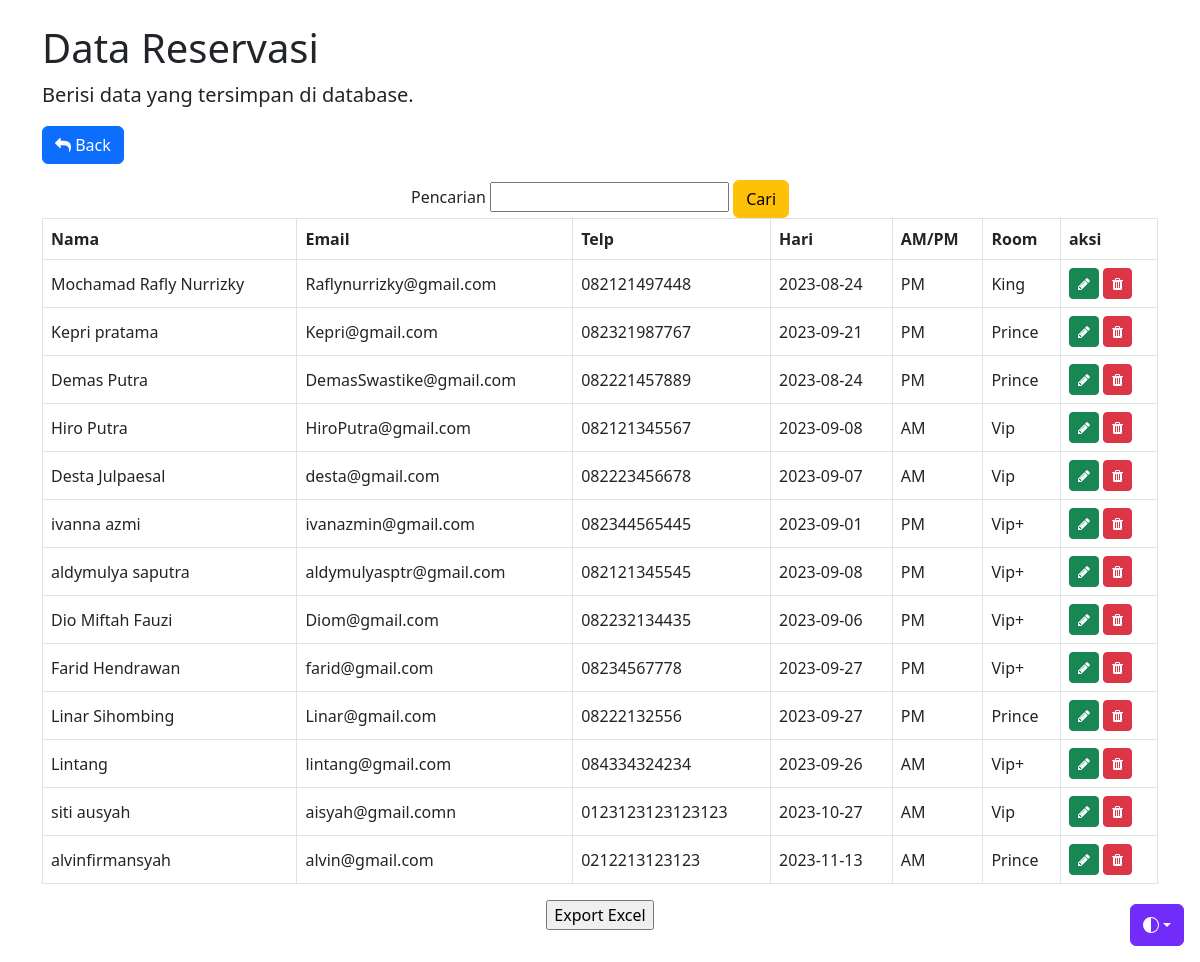
Page /datacafe.php on the committed database.
### tables this page shows
CREATE TABLE `reservasi` (
  `id_user` int(11) NOT NULL,
  `Nama` varchar(50) NOT NULL,
  `Email` text NOT NULL,
  `Telp` varchar(20) NOT NULL,
  `Hari` date NOT NULL,
  `AMPM` enum('AM','PM','','') NOT NULL,
  `Ruangan` enum('Vip','Vip+','Prince','King') NOT NULL
);

### datacafe.php (the view, shortened to what this page needs)
<!DOCTYPE html>
<html lang="en">
<head>
    <link href="css/bootstrap.min.css" rel="stylesheet">
    <link rel="stylesheet" href="fontawesome/css/font-awesome.min.css">
    <link rel ="stylesheet" href="admin/admin.css">
</head>
<body>
<link href="css/sidebars.css"stylesheet">
          <div class="dropdown position-fixed bottom-0 end-0 mb-3 me-3 bd-mode-toggle">
          <button class="btn btn-bd-primary py-2 dropdown-toggle d-flex align-items-center"
                  id="bd-theme"
                  type="button"
                  aria-expanded="false"
                  data-bs-toggle="dropdown"
                  aria-label="Toggle theme (auto)">
            <svg class="bi my-1 theme-icon-active" width="1em" height="1em"><use href="#circle-half"></use></svg>
          </button>
        </div>
 <div class="container">
    <h1 class="mt-4">Data Reservasi</h1>
    <figure>
      <blockquote class="blockquote">
        <p>Berisi data yang tersimpan di database.</p>
      </blockquote>
    <a href="admin.php" type="button" class="btn btn-primary mb-3">
        <i class="fa fa-reply"></i>
        Back</a>
    <div class="table-responsive">
      <form method="GET" action="datacafe.php" style="text-align: center;">
      <label>Pencarian</label>
        <input class="from-control" type="text" name="cari" value="<?php if(isset($_GET['cari'])){ echo $_GET['cari']; } ?>">
        <button class="btn btn-warning" type="submit">Cari</button>
      </form>
   <table class="table align-middle table-bordered table-hover">
          <thead>
            <tr>
              <th>Nama</th>
              <th>Email</th>
              <th>Telp</th>
              <th>Hari</th>
              <th>AM/PM</th>
              <th>Room</th>
              <th>aksi</th>
            </tr>
          </thead>
          <tbody>
          <?php
          include 'config.php';
          if(isset($_GET['cari'])){
            $pencarian = $_GET['cari'];
            $query = "SELECT * FROM reservasi WHERE Nama LIKE '%".$pencarian."%'";
          } else {
            $query = "SELECT * FROM reservasi";
          }
          $tampil= mysqli_query($conn, $query);
          while($result = mysqli_fetch_assoc($tampil)){
          ?>
            <tr>
              <td>
              <?php echo $result['Nama']; ?>
              </td>
              <td>
              <?php echo $result['Email']; ?>
              </td>
              <td>
              <?php echo $result['Telp']; ?>
              </td>
              <td>
                <?php echo $result['Hari']; ?>
              </td>
              <td>
              <?php echo $result['AMPM']; ?>
              </td>
              <td>
              <?php echo $result['Ruangan']; ?>
              </td>
              <td>
              <a href="reservation.php?ubah=<?php echo $result['id_user']; ?>" type="button" class="btn btn-success btn-sm" onClick="return confirm('Peringatan Yakin Edit Data Reservasi?')">
                    <i class="fa fa-pencil"></i>
                </a>
                <a href="proses.php?hapus=<?php echo $result['id_user']; ?>" type="button" class="btn btn-danger btn-sm" onClick="return confirm('Peringatan Yakin Hapus Data Reservasi?')">
                    <i class="fa fa-trash"></i>
                </a>
              </td>
              </tr>
              <?php
              }
              ?>
            </tbody>
          </table>
            <p align="center">
                <input type="button" value="Export Excel" onClick="window.open('datacafe-excel.php')">
            </p>
    </div>
</div>
</body>
</html>

### datacafe.php (style rules this page uses)
.bi { vertical-align: -.125em; fill: currentColor; }
.btn-bd-primary { --bd-violet-bg: #712cf9; --bd-violet-rgb: 112.520718, 44.062154, 249.437846; --bs-btn-font-weight: 600; --bs-btn-color: var(--bs-white); --bs-btn-bg: var(--bd-violet-bg); --bs-btn-border-color: var(--bd-violet-bg); --bs-btn-hover-color: var(--bs-white); --bs-btn-hover-bg: #6528e0; --bs-btn-hover-border-color: #6528e0; --bs-btn-focus-shadow-rgb: var(--bd-violet-rgb); --bs-btn-active-color: var(--bs-btn-hover-color); --bs-btn-active-bg: #5a23c8; --bs-btn-active-border-color: #5a23c8; }
.bd-mode-toggle { z-index: 1500; }

### rows in the picture
reservasi: Nama "Mochamad Rafly Nurrizky", Email "Raflynurrizky@gmail.com", Telp "082121497448", Hari "2023-08-24", AMPM "PM", Ruangan "King"
reservasi: Nama "Kepri pratama", Email "Kepri@gmail.com", Telp "082321987767", Hari "2023-09-21", AMPM "PM", Ruangan "Prince"
reservasi: Nama "Demas Putra", Email "DemasSwastike@gmail.com", Telp "082221457889", Hari "2023-08-24", AMPM "PM", Ruangan "Prince"
reservasi: Nama "Hiro Putra", Email "HiroPutra@gmail.com", Telp "082121345567", Hari "2023-09-08", AMPM "AM", Ruangan "Vip"
reservasi: Nama "Desta Julpaesal", Email "desta@gmail.com", Telp "082223456678", Hari "2023-09-07", AMPM "AM", Ruangan "Vip"
reservasi: Nama "ivanna azmi", Email "ivanazmin@gmail.com", Telp "082344565445", Hari "2023-09-01", AMPM "PM", Ruangan "Vip+"
reservasi: Nama "aldymulya saputra", Email "aldymulyasptr@gmail.com", Telp "082121345545", Hari "2023-09-08", AMPM "PM", Ruangan "Vip+"
reservasi: Nama "Dio Miftah Fauzi", Email "Diom@gmail.com", Telp "082232134435", Hari "2023-09-06", AMPM "PM", Ruangan "Vip+"
reservasi: Nama "Farid Hendrawan", Email "farid@gmail.com", Telp "08234567778", Hari "2023-09-27", AMPM "PM", Ruangan "Vip+"
reservasi: Nama "Linar Sihombing", Email "Linar@gmail.com", Telp "08222132556", Hari "2023-09-27", AMPM "PM", Ruangan "Prince"
reservasi: Nama "Lintang", Email "lintang@gmail.com", Telp "084334324234", Hari "2023-09-26", AMPM "AM", Ruangan "Vip+"
reservasi: Nama "siti ausyah", Email "aisyah@gmail.comn", Telp "0123123123123123", Hari "2023-10-27", AMPM "AM", Ruangan "Vip"
reservasi: Nama "alvinfirmansyah", Email "alvin@gmail.com", Telp "0212213123123", Hari "2023-11-13", AMPM "AM", Ruangan "Prince"
